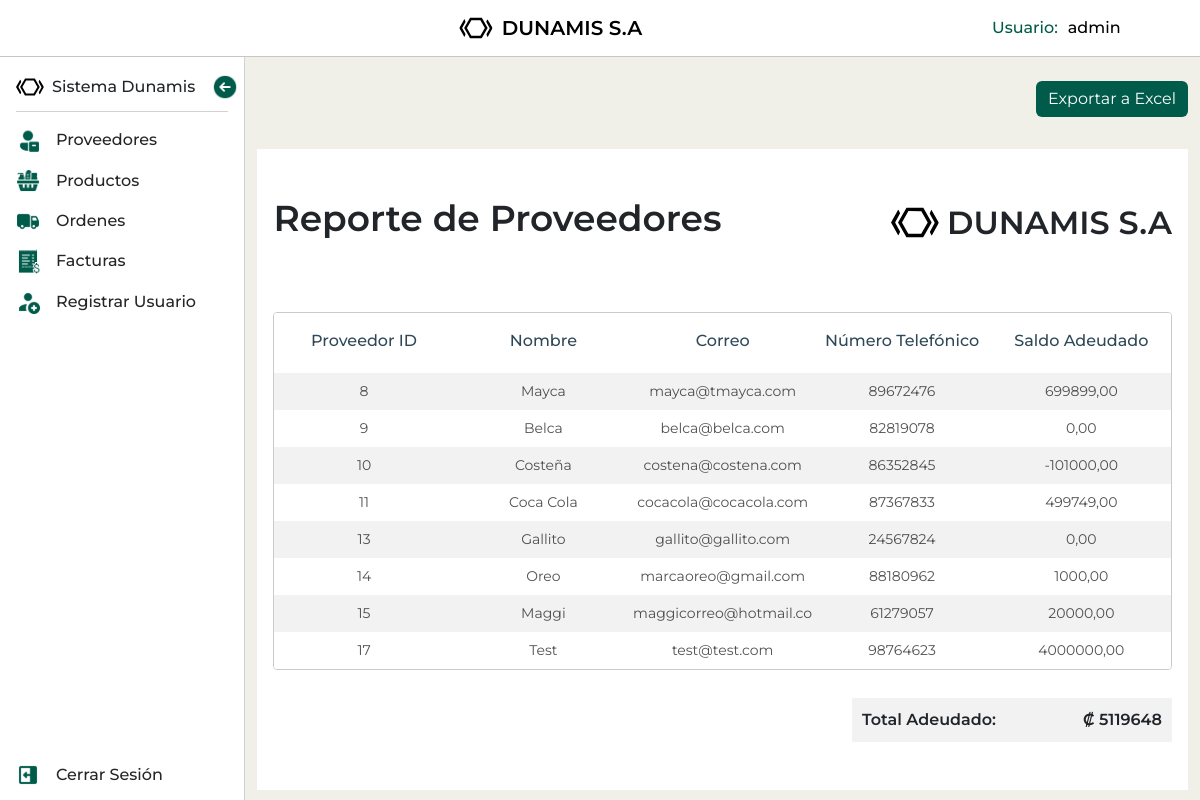
Page /proveedores/reporte/ (signed in) on the earlier database version.
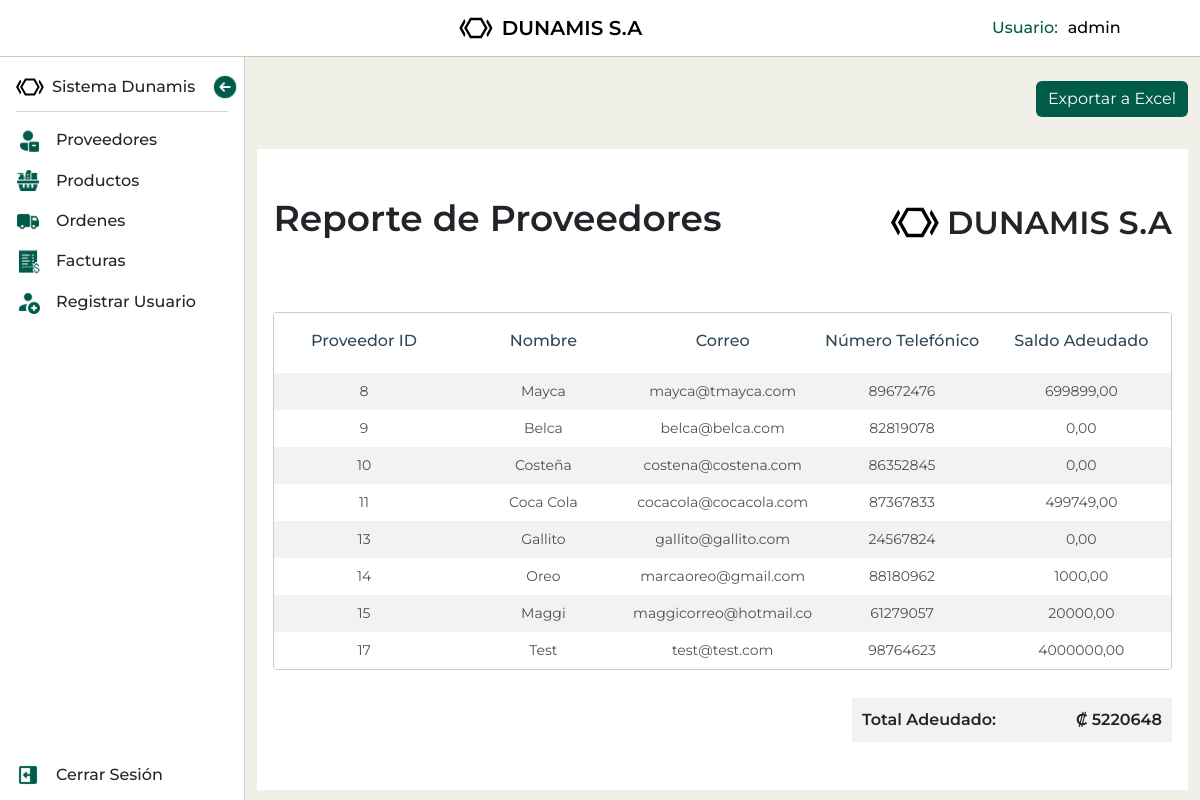
Same page on the later database version.
### mod_ventas/sub_mod_proveedores/models.py (models this page shows, shortened)
class Proveedor(models.Model):
    nombre = models.CharField(max_length=150)
    correo = models.EmailField(default='')
    numero_telefonico = models.IntegerField(default=0)
    tiempo_despacho_aprox = models.IntegerField(validators=[MinValueValidator(1)], default=0)
    saldo_adeudado = models.DecimalField(max_digits=10, decimal_places=2, default=0.00, validators=[MinValueValidator(0)])
    activo = models.BooleanField(default=True)
    slug = models.SlugField(default='', null=False)

### mod_ventas/sub_mod_proveedores/views.py (the view)
# urls.py: path('reporte/', ProveedorReportView.as_view(), name='proveedor_reporte'),
class ProveedorReportView(LoginRequiredMixin, View):
    template_name = 'sub_mod_proveedores/proveedor_report.html'
    def get(self, request):
        proveedores = Proveedor.objects.all()
        total_adeudado = proveedores.aggregate(Sum('saldo_adeudado'))['saldo_adeudado__sum'] or 0
        context = {
            'proveedores': proveedores,
            'total_adeudado': total_adeudado,
        }
        return render(request, self.template_name, context)

### mod_ventas/sub_mod_proveedores/templates/sub_mod_proveedores/proveedor_report.html
{% extends "base.html" %}
{% load static %}
{% block content %}
<div class="buttons-container mt-4">
	<a  class="btn d-inline" href="{% url 'proveedor_reporte_excel' %}">
		Exportar a Excel
	</a>
</div>
<section class="report">
	<div class="report-header">
		<h1 class="report-title">Reporte de Proveedores</h1>
		<div class="logo-container-report">
			<img class="logo" src="{% static 'img/logo.svg' %}" alt="Logo">
			DUNAMIS S.A
		</div>
	</div>
	<div class="table-responsive">
		<table class="table report-table table-striped">
			<thead>
				<tr class="table-header">
					<th scope="col">Proveedor ID</th>
					<th scope="col">Nombre</th>
					<th scope="col">Correo</th>
					<th scope="col">Número Telefónico</th>
					<th scope="col">Saldo Adeudado</th>
				</tr>
			</thead>
			<tbody>
				{% for proveedor in proveedores %}
				<tr>
					<td>
						<p>{{ proveedor.id }}</p>
					</td>
					<td>
						<p>{{ proveedor.nombre }}</p>
					</td>
					<td>
						<p>{{ proveedor.correo }}</p>
					</td>
					<td>
						<p>{{ proveedor.numero_telefonico }}</p>
					</td>
					<td>
						<p>{{ proveedor.saldo_adeudado }}</p>
					</td>
				</tr>
				{% endfor %}
			</tbody>
		</table>
	</div>
	<div class="total-info">
		<div class="total-info-wrapper">
			<ul class="total-list">
				<li>Total Adeudado: <span>₡ {{ total_adeudado }}</span></li>
			</ul>
		</div>
	</div>
</section>
{% endblock %}

Differences in the rows shown:
changed Proveedor "Costeña": saldo_adeudado "-101000,00" → "0,00"
Other differences:
{{ total_adeudado }}: "5119648" → "5220648"
